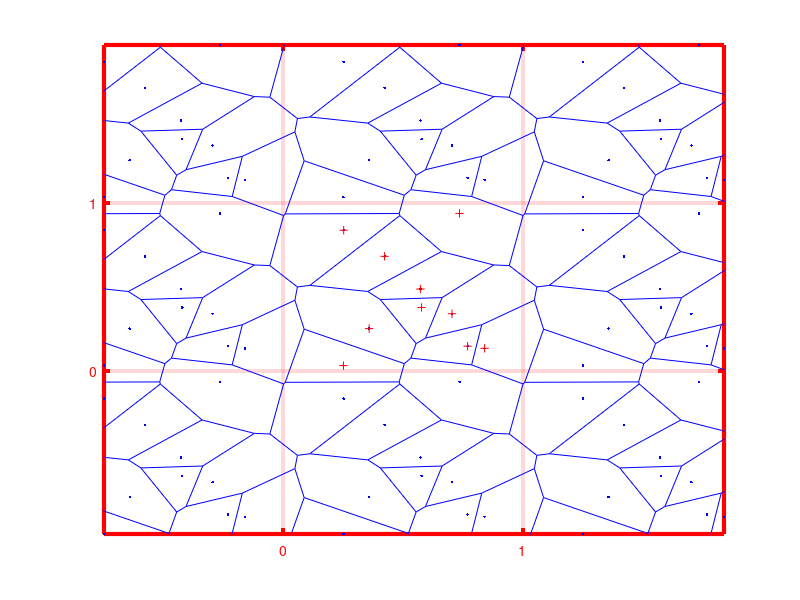

Source code (MATLAB): (Note: this script raises an error after producing the figure.)
%Implementing periodic boundary conditions
N=10;
r= rand(N,2); %single cell of interest *(box)
rr = r; %copy of box to the right
rr(:,1) = r(:,1) + 1;
rl = r; %copy of box to the left
rl(:,1) = r(:,1) - 1;
ru = r; %copy of box above
ru(:,2) = r(:,2)+1;
rul = ru; %copy of box above to the left
rul(:,1) = ru(:,1) - 1;
rur = ru; %copy of box above to the right
rur(:,1) = ru(:,1) + 1;
rb = r; %copy of box below
rb(:,2) = r(:,2) - 1; 
rbl = rb; %copy of box below to the left
rbl(:,1) = rb(:,1) -1;
rbr = rb; %copy of box below to the right
rbr(:,1) = rb(:,1) + 1;
R = vertcat(r,rr,rl); %combine the coordinates together in one vector
R = vertcat(R,ru, rul, rur, rb, rbr, rbl);



figure('units', 'normalized', 'outerposition', [0 0 1 1]);
[V,C] = voronoin(R);
[vx, vy] = voronoi(R(:,1),R(:,2));
plot(vx,vy, '-b', R(:,1),R(:,2),'.b', r(:,1), r(:,2),'+r');
grid on
set(gca, 'XTick', [-1,0,1], 'YTick', [-1,0,1], 'xcolor', 'r', 'ycolor', 'r', 'linewidth', 3)

xlim([min(R(:,1)),max(R(:,1))])
ylim([min(R(:,2)),max(R(:,2))])


%Finding list of nearest neighbours for each cell
for i=1:20
    cell=i;
    D= sprintf('neighbours for cell %d are', cell);
    disp(D)
    for j=1:length(C)
        if j ~= i  
            M= ismember([C{i}], C{j});
            N= ismember(1, M);
            if N==1
                disp(j)
            end
        else 
            continue
        end
    end
end 

%Displaying the contents of C{i}
for i=1:length(r), disp(C{i}), end

%Find the delaunay triangulation of the inital box of cells only
DT = delaunayTriangulation(R)

%Now finding the 3 cells surrounding vertex V
for i=1:length(r)
    disp(C{i})
    for j=1:length(C{i})
        vertex= C{i}(j);
        SC= sprintf('Surrounding cells of vertex %d are cells ', vertex);
        disp(SC)
        DT.ConnectivityList(vertex,:) %surrounding cells
    end
end



